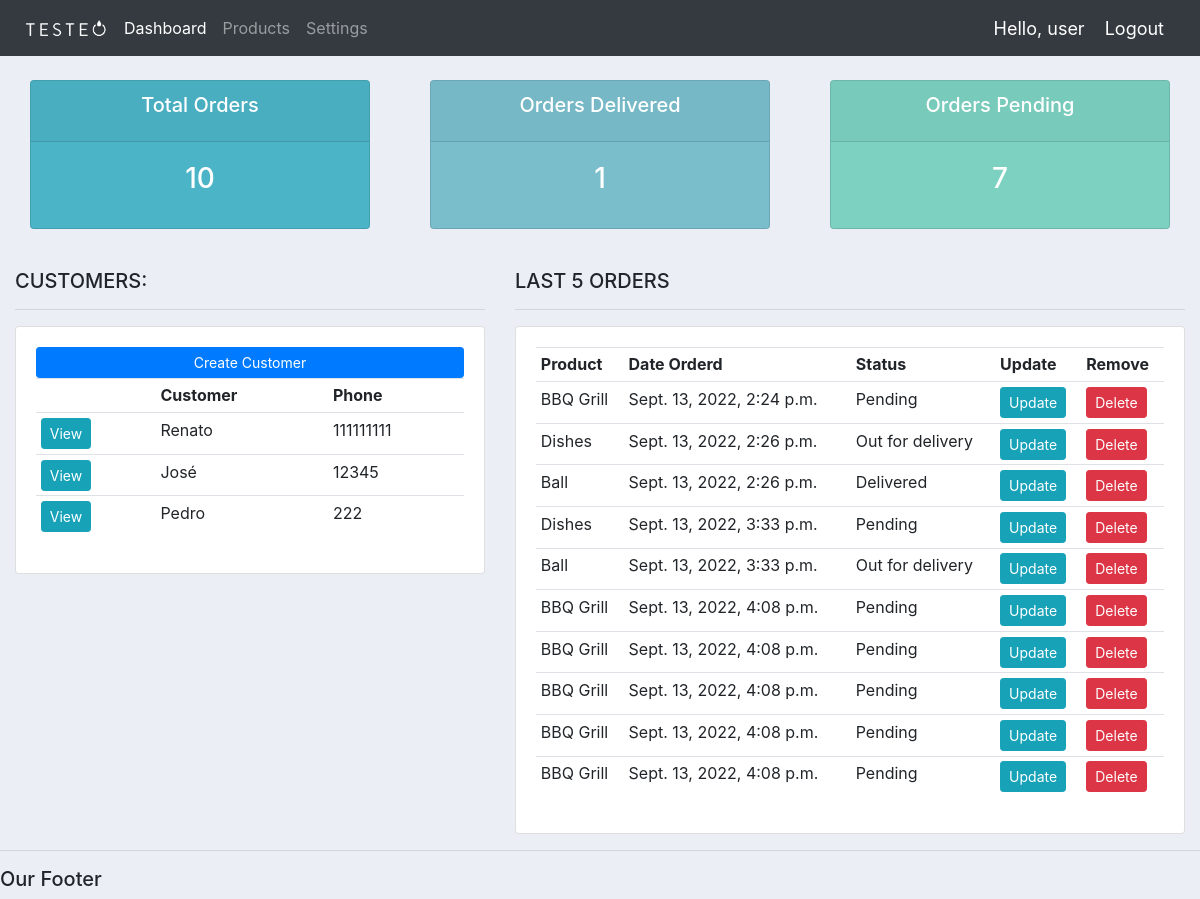
Before: / (signed in) with the older database file.
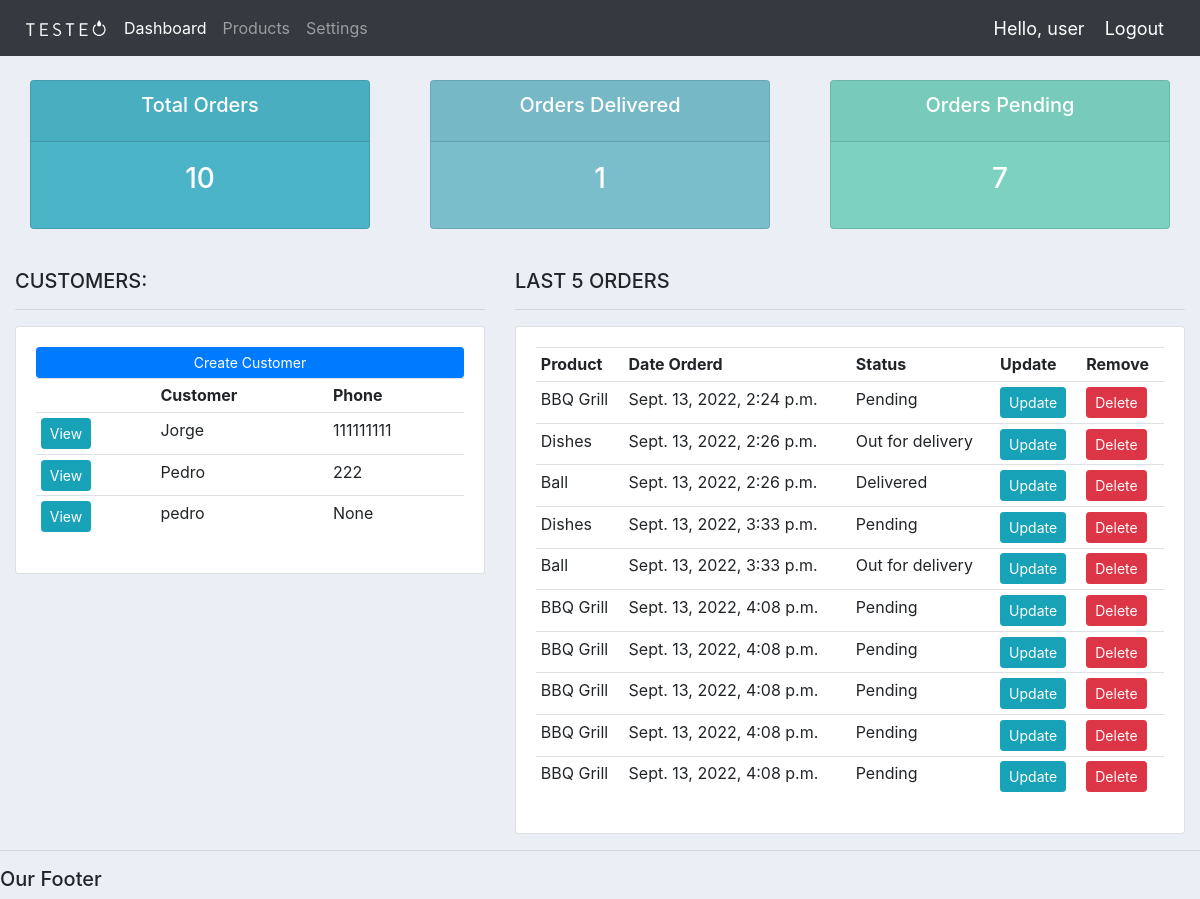
After: the same page with the newer database file.
### accounts/models.py (models this page shows, shortened)
class Customer(models.Model):
	user = models.OneToOneField(User, null=True, blank=True, on_delete=models.CASCADE)
	name = models.CharField(max_length=200, null=True)
	phone = models.CharField(max_length=200, null=True)
	email = models.CharField(max_length=200, null=True)
	profile_pic = models.ImageField(default="profile1.png", null=True, blank=True)
	date_created = models.DateTimeField(auto_now_add=True, null=True)

class Order(models.Model):
	STATUS = (
			('Pending', 'Pending'),
			('Out for delivery', 'Out for delivery'),
			('Delivered', 'Delivered'),
			)
	customer = models.ForeignKey(Customer, null=True, on_delete= models.SET_NULL)
	product = models.ForeignKey(Product, null=True, on_delete= models.SET_NULL)
	date_created = models.DateTimeField(auto_now_add=True, null=True)
	status = models.CharField(max_length=200, null=True, choices=STATUS)
	note = models.CharField(max_length=1000, null=True)

class Product(models.Model):
	CATEGORY = (
			('Indoor', 'Indoor'),
			('Out Door', 'Out Door'),
			)
	name = models.CharField(max_length=200)
	price = models.FloatField()
	category = models.CharField(max_length=200, choices=CATEGORY)
	description = models.CharField(max_length=200, null=True, blank=True)
	date_created = models.DateTimeField(auto_now_add=True, null=True)
	tags = models.ManyToManyField(Tag)
	def __str__(self):
		return self.name

### accounts/decorators.py (the view)
		def wrapper_func(request, *args, **kwargs):
			group = None
			if request.user.groups.exists():
				group = request.user.groups.all()[0].name
			if group in allowed_roles:
				return view_func(request, *args, **kwargs)
			else:
				return HttpResponse('You are not authorized to view this page')

### accounts/views.py (called while the page is built)
@login_required(login_url='login')
@allowed_users(allowed_roles=['customer', 'admin'])
def home(request):
	orders = Order.objects.all()
	customers = Customer.objects.all()
	total_customers = customers.count()
	total_orders = orders.count()
	delivered = orders.filter(status='Delivered').count()
	pending = orders.filter(status='Pending').count()
	context = {'orders':orders, 'customers':customers,
	'total_orders':total_orders,'delivered':delivered,
	'pending':pending }
	return render(request, 'accounts/dashboard.html', context)

### accounts/templates/accounts/dashboard.html
{%  extends 'accounts/main.html' %}
{% block content %}
{%  include 'accounts/status.html' %}
<br>
<div class="row">
	<div class="col-md-5">
		<h5>CUSTOMERS:</h5>
		<hr>
		<div class="card card-body">
			<a class="btn btn-primary  btn-sm btn-block" href="">Create Customer</a>
			<table class="table table-sm">
				<tr>
					<th></th>
					<th>Customer</th>
					<th>Phone</th>
				</tr>
				{% for customer in customers %}
					<tr>
						<td><a class="btn btn-sm btn-info" href="{% url 'customer' customer.id %}">View</a></td>
						<td>{{customer.name}}</td>
						<td>{{customer.phone}}</td>
					</tr>
				{% endfor %}
			</table>
		</div>
	</div>
	<div class="col-md-7">
		<h5>LAST 5 ORDERS</h5>
		<hr>
		<div class="card card-body">
			<table class="table table-sm">
				<tr>
					<th>Product</th>
					<th>Date Orderd</th>
					<th>Status</th>
					<th>Update</th>
					<th>Remove</th>
				</tr>
				{% for order in orders %}
					<tr>
						<td>{{order.product}}</td>
						<td>{{order.date_created}}</td>
						<td>{{order.status}}</td>
						<td><a class="btn btn-sm btn-info" href="{% url 'update_order' order.id %}">Update</a></td>
						<td><a class="btn btn-sm btn-danger" href="{% url 'delete_order' order.id %}">Delete</a></td>
					</tr>
				{% endfor %}
			</table>
		</div>
	</div>
</div>
{% endblock %}

Changed rows visible on the page:
removed Customer: name "José", phone "12345"
changed Customer: name "Renato" → "Jorge"
added Customer: name "pedro", phone "None"
